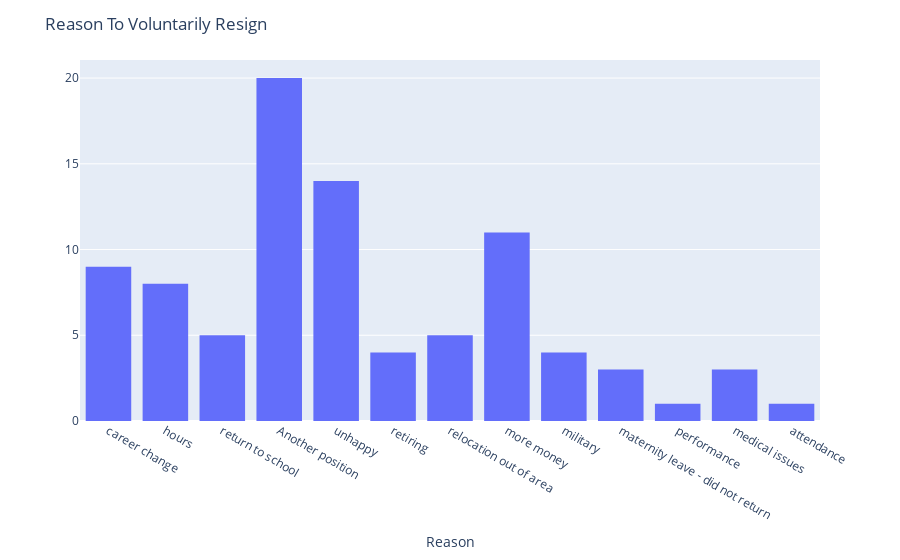

Write notebook code for a chart like this one.
### Code cell
fig = px.histogram(data_vol_ter, x="TermReason",)

fig.update_layout(
    title_text='Reason To Voluntarily Resign',
    xaxis_title_text='Reason',
    yaxis_title_text='', 
)
fig.show()

# 14 people (from 311 total data) are resigning due to unhappiness, maybe corporate should look into it

### Figure 1 — Plotly figure (JSON) as saved in the notebook; plotly's stock layout.template omitted (floating-point values rounded to 4 significant figures)
{"data": [{"alignmentgroup": "True", "bingroup": "x", "hovertemplate": "TermReason=%{x}<br>count=%{y}<extra></extra>", "legendgroup": "", "marker": {"color": "#636efa"}, "name": "", "offsetgroup": "", "orientation": "v", "showlegend": false, "type": "histogram", "x": ["career change", "hours", "return to school", "Another position", "unhappy", "Another position", "career change", "retiring", "Another position", "Another position", "relocation out of area", "unhappy", "career change", "unhappy", "more money", "military", "military", "hours", "career change", "hours", "military", "career change", "more money", "relocation out of area", "retiring", "hours", "relocation out of area", "unhappy", "unhappy", "more money", "unhappy", "maternity leave - did not return", "more money", "more money", "Another position", "more money", "return to school", "unhappy", "more money", "Another position", "hours", "Another position", "Another position", "unhappy", "return to school", "more money", "unhappy", "Another position", "Another position", "performance", "career change", "unhappy", "medical issues", "more money", "Another position", "more money", "Another position", "unhappy", "career change", "more money", "retiring", "return to school", "Another position", "attendance", "Another position", "Another position", "hours", "relocation out of area", "hours", "maternity leave - did not return", "career change", "unhappy", "Another position", "Another position", "return to school", "military", "medical issues", "medical issues", "unhappy", "maternity leave - did not return", "Another position", "career change", "hours", "unhappy", "Another position", "relocation out of area", "retiring", "Another position"], "xaxis": "x", "yaxis": "y"}], "layout": {"barmode": "relative", "legend": {"tracegroupgap": 0}, "margin": {"t": 60}, "title": {"text": "Reason To Voluntarily Resign"}, "xaxis": {"anchor": "y", "domain": [0, 1], "title": {"text": "Reason"}}, "yaxis": {"anchor": "x", "domain": [0, 1], "title": {"text": ""}}}}
